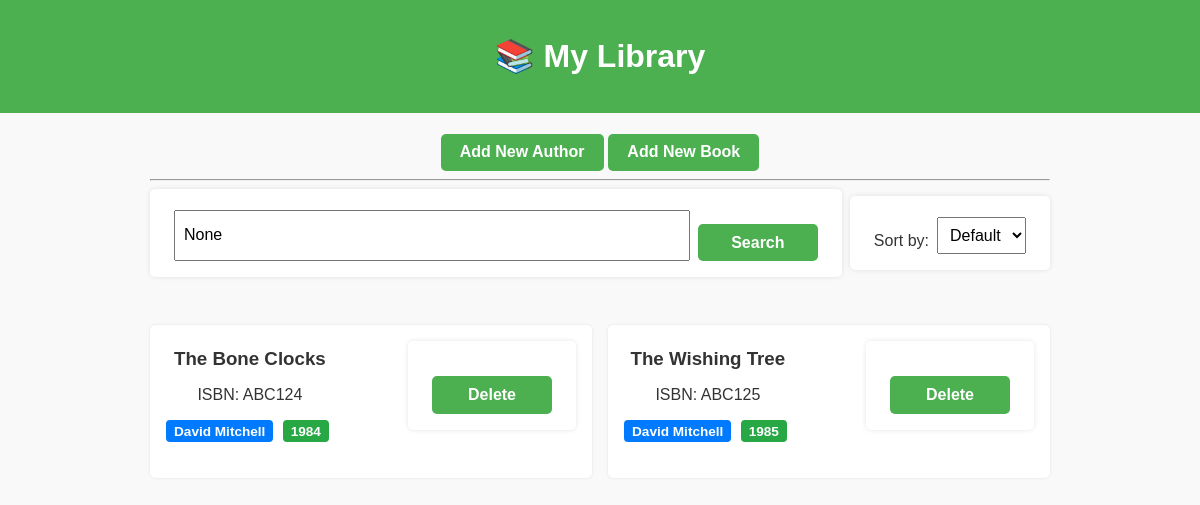
Page /home on the earlier database version.
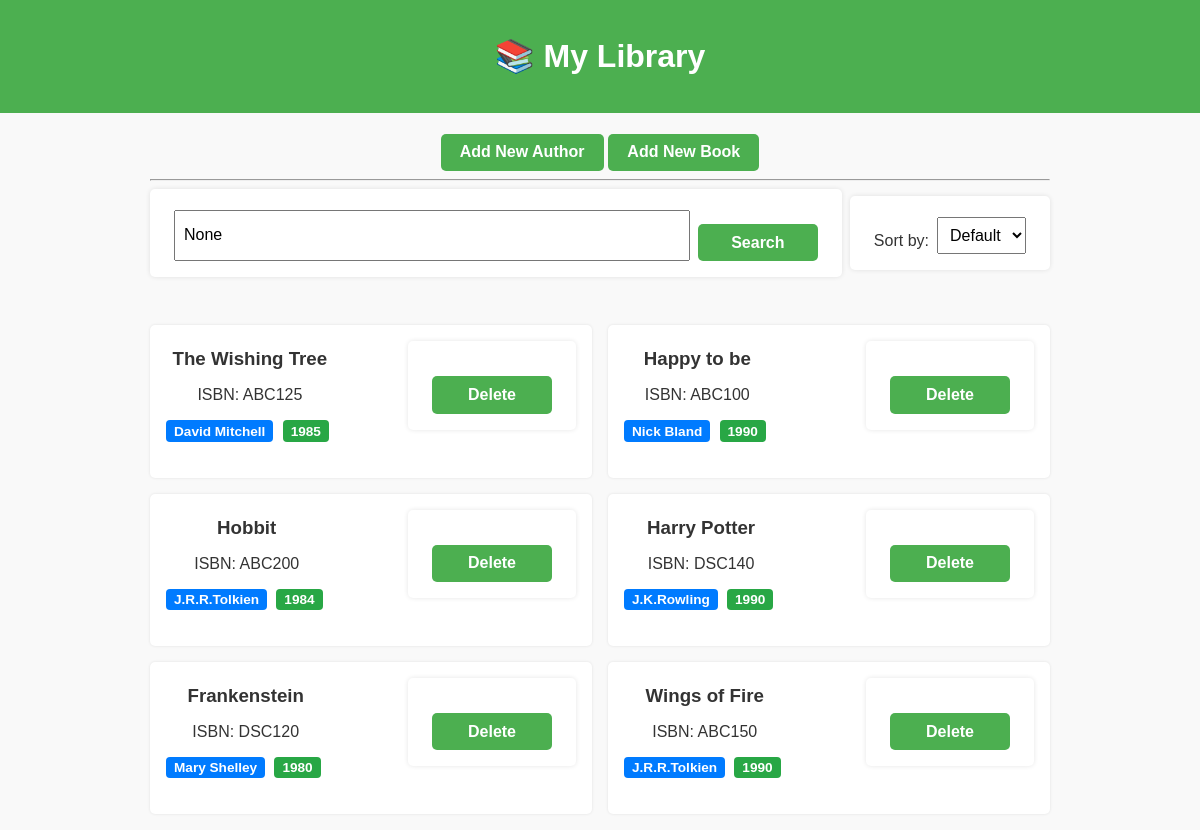
Same page on the later database version.
### data_models.py (models this page shows, shortened)
class Book(db.Model):
    __tablename__ = 'books'
    id = db.Column(db.Integer, primary_key=True, autoincrement=True)
    isbn = db.Column(db.String(100))
    title = db.Column(db.String(100))
    publication_year = db.Column(db.Integer)
    author_id = db.Column(db.Integer, db.ForeignKey('authors.id'))
    author = db.relationship('Author', backref='books')

class Author(db.Model):
    __tablename__ = 'authors'
    id = db.Column(db.Integer, primary_key=True, autoincrement=True)
    name = db.Column(db.String(100))
    birth_date = db.Column(db.String(100))
    date_of_death = db.Column(db.String(100))

### app.py (the view)
@app.route("/home", methods = ['GET'])
def home():
    search_term = request.args.get("q")
    sort_by = request.args.get("sort")
    books_query = Book.query.join(Author)
    if search_term:
        books_query = books_query.filter(Book.title.ilike(f"%{search_term}%"))
    if sort_by == "title":
        books_query = books_query.order_by(Book.title)
    elif sort_by == "author":
        books_query = books_query.order_by(Author.name)
    elif sort_by == "publication_year":
        books_query = books_query.order_by(Book.publication_year)
    else:
        books_query = books_query.order_by(Book.id)
    books = books_query.all()
    return render_template('home.html', books = books, sort_by=sort_by, search_term=search_term)

### templates/home.html (shortened to what this page needs)
{% extends "base.html" %}
{% block content %}
<div class="top-buttons">
  <a href="{{ url_for('add_author') }}"><button type="button">Add New Author</button></a>
  <a href="{{ url_for('add_book') }}"><button type="button">Add New Book</button></a>
</div>
<hr/>
<div class="top-bar">
    <form method="GET" action="{{ url_for('home') }}" class="search-form">
        <input type="text" name="q" placeholder="Search by title..." value="{{ search_term|default('') }}">
        <button type="submit">Search</button>
    </form>
    <form method="GET" action="{{ url_for('home') }}" class="sort-form">
        <label for="sort">Sort by:</label>
        <select name="sort" id="sort" onchange="this.form.submit()">
            <option value="">Default</option>
        </select>
    </form>
</div>
<div class="books-grid">
{% for book in books %}
<div class="book-card">
    <div class="book-info">
        <h3>{{ book.title }}</h3>
        <p>ISBN: {{ book.isbn }}</p>
        <p>
            <span class="badge badge-author">{{ book.author.name }}</span>
            <span class="badge badge-year">{{ book.publication_year }}</span>
        </p>
    </div>
    <div class="actions">
        <form action="{{ url_for('delete_book', book_id=book.id) }}" method="POST">
            <button onclick="return confirm('Are you sure you want to delete this book?');">Delete</button>
        </form>
    </div>
</div>
{% else %}
<p>No books found.</p>
{% endfor %}
</div>
{% endblock %}

### templates/base.html (shortened to what this page needs)
<!DOCTYPE html>
<html lang="en">
<head>
    <link rel="stylesheet" href="{{ url_for('static', filename='css/style.css') }}">
</head>
<body>
    <header>
        <h1>📚 My Library</h1>
    </header>
    <main>
        {% block content %}{% endblock %}
    </main>
</body>
</html>

### static/css/style.css (style rules this page uses)
body { font-family: Arial, sans-serif; margin: 0; padding: 0; background: #f9f9f9; color: #333; text-align: center; }
header { background: #4CAF50; color: white; padding: 1rem; text-align: center; }
main { padding: 1rem 2rem; max-width: 900px; margin: auto; }
form { background: white; padding: 1rem 1.5rem; margin-bottom: 2rem; border-radius: 5px; box-shadow: 0 0 5px rgba(0,0,0,0.1); }
label { display: block; margin-top: 1rem; }
input, select, button { padding: 0.5rem; margin-top: 0.3rem; box-sizing: border-box; font-size: 1rem; }
button { background: #4CAF50; color: white; border: none; cursor: pointer; font-weight: bold; transition: background 0.2s; }
.top-bar { display: flex; flex-wrap: wrap; gap: 0.5rem; align-items: center; margin-bottom: 1rem; }
.search-form { display: flex; flex: 1; min-width: 200px; gap: 0.5rem; }
.search-form input { flex: 1; }
.search-form button { flex-shrink: 0; }
.sort-form { display: flex; align-items: center; gap: 0.5rem; }
.sort-form select { flex: 1; padding: 0.5rem; }
.books-grid { display: grid; grid-template-columns: repeat(2, 1fr); gap: 1rem; margin-top: 1rem; }
.book-card { background: white; padding: 1rem; border-radius: 5px; box-shadow: 0 0 3px rgba(0,0,0,0.1); display: flex; justify-content: space-between; align-items: center; transition: transform 0.2s, box-shadow 0.2s; }
.book-info h3 { margin: 0.2rem 0; }
.actions form { display: inline-block; }
.badge { display: inline-block; padding: 0.2rem 0.5rem; border-radius: 4px; font-size: 0.85rem; font-weight: bold; color: white; margin-right: 0.3rem; }
.top-buttons a { display: inline-block; }
.top-buttons a button { padding: 0.6rem 1.2rem; font-weight: bold; cursor: pointer; background-color: #4CAF50; color: white; border: none; border-radius: 5px; transition: background 0.2s, transform 0.1s; }
form button { display:block; width:100%; text-align:center; margin:0 auto; padding: 0.6rem 1rem; font-weight: bold; background-color: #4CAF50; color: white; border: none; border-radius: 5px; cursor: pointer; width: auto; min-width: 120px; margin-top: 1.2rem; transition: background 0.2s, transform 0.1s; }
.badge-author { background-color: #007BFF; }
.badge-year { background-color: #28A745; }

Differences in the rows shown:
removed Book: title "The Bone Clocks", isbn "ABC124", author.name "David Mitchell", publication_year "1984"
added Book: title "Happy to be", isbn "ABC100", author.name "Nick Bland", publication_year "1990"
added Book: title "Hobbit", isbn "ABC200", author.name "J.R.R.Tolkien", publication_year "1984"
added Book: title "Harry Potter", isbn "DSC140", author.name "J.K.Rowling", publication_year "1990"
added Book: title "Frankenstein", isbn "DSC120", author.name "Mary Shelley", publication_year "1980"
added Book: title "Wings of Fire", isbn "ABC150", author.name "J.R.R.Tolkien", publication_year "1990"
